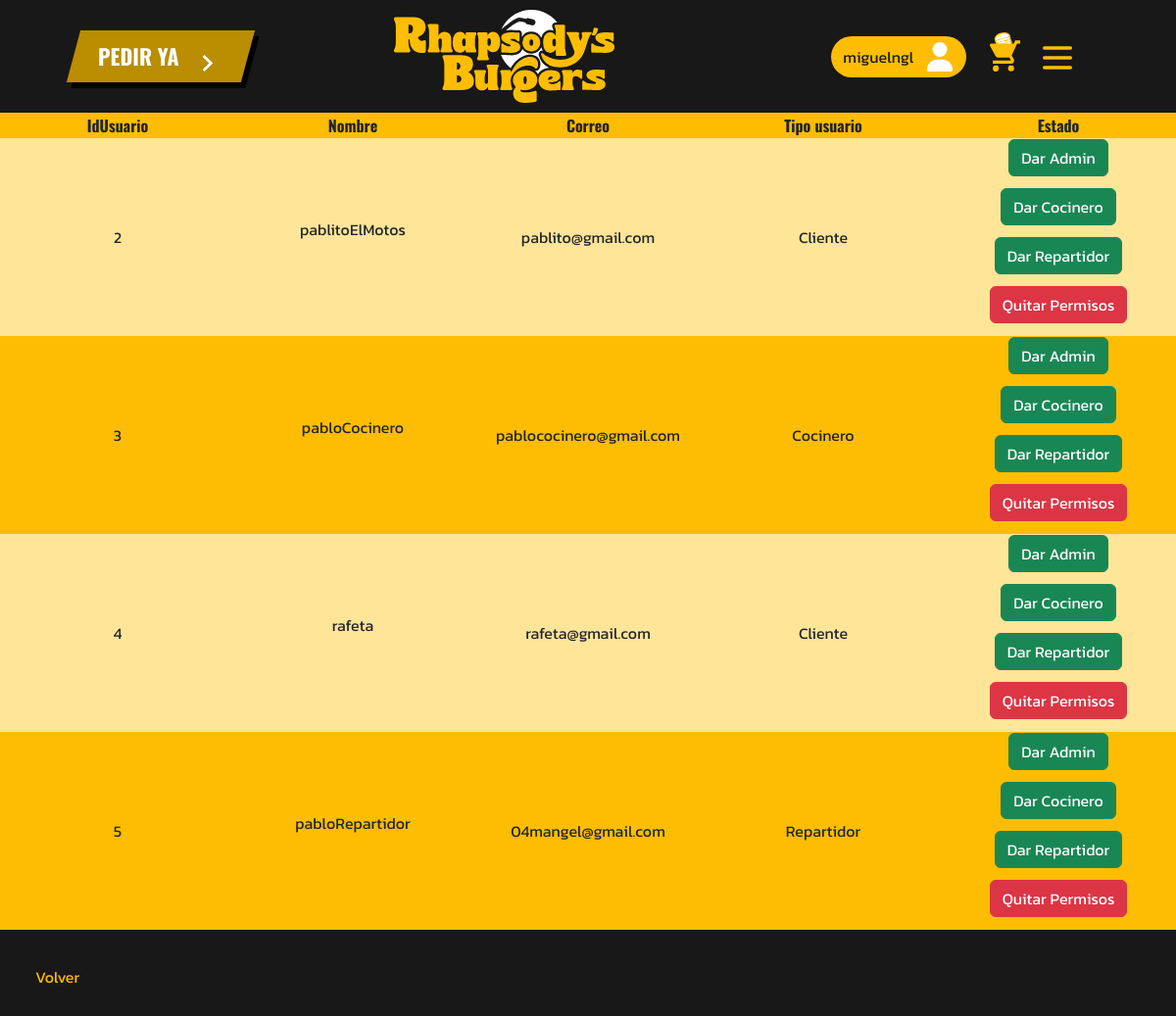
Screenshot of /darPermisos.php (signed in) with the database file from the repository.
### tables this page shows
CREATE TABLE `usuario` (
  `IdUsuario` int(11) NOT NULL,
  `Apodo` varchar(255) DEFAULT NULL,
  `Nombre` varchar(255) DEFAULT NULL,
  `Apellidos` varchar(255) DEFAULT NULL,
  `Direccion` varchar(255) DEFAULT NULL,
  `Correo` varchar(255) DEFAULT NULL,
  `Contrasena` varchar(255) DEFAULT NULL,
  `Tipo_usuario` tinyint(1) DEFAULT NULL
);

### darPermisos.php (the view, shortened to what this page needs)
<!DOCTYPE html>
<html lang="en">
<head>
    <link rel="stylesheet" href="css/normalize.css">
    <link href="https://cdn.jsdelivr.net/npm/bootstrap@5.3.2/dist/css/bootstrap.min.css" rel="stylesheet">
    <link rel="stylesheet" href="css/gestiones.css">
    <link rel="stylesheet" href="css/header.css">
    <link rel="stylesheet" href="css/footer.css">
</head>
<body>
<?php
include './php/conexion.php';
include './php/header.php';
if(isset($_SESSION["Usu"])){
    $idUsu = $_SESSION["Usu"];
    $consulta1 = "SELECT * FROM `Usuario` WHERE `Apodo` =  ?";
    $stmt = $conexion->prepare($consulta1);
    $stmt->bind_param("s", $idUsu);
    $stmt->execute();
    $result = $stmt->get_result();
    if($result->num_rows > 0){
        $array = $result->fetch_assoc();
        if($array["Tipo_usuario"] == 1){
            $consulta2 = "SELECT * FROM `Usuario`";
            $stmt2 = $conexion->prepare($consulta2);
            $stmt2->execute();
            $result2 = $stmt2->get_result();
            if($result2->num_rows > 0){
                echo "<table>";
                echo "<tr><th>IdUsuario</th><th>Nombre</th><th>Correo</th><th>Tipo usuario</th><th>Estado</th></tr>";
                while ($array2 = $result2->fetch_assoc()) {
                    echo "<tr><td>".$array2['IdUsuario']."</td><td><p>".$array2['Apodo']."</p></td><td>".$array2['Correo']."</td><td>";
                    if($array2['Tipo_usuario'] == 0){
                        echo "Cliente</td>";
                    } elseif($array2['Tipo_usuario'] == 1){
                        echo "Administrador</td>";
                    } elseif($array2['Tipo_usuario'] == 2) {
                        echo "Cocinero</td>";
                    }else{
                        echo "Repartidor</td>";
                    }
                    echo "<td class='estado'>
                    <form action='php/darUsuario.php' method='post' enctype='multipart/form-data'>
                        <input type='number' id='id' name='id' class='d-none' value='".$array2['IdUsuario']."'>
                        <input type='hidden' name='tipo_usuario' value='1'>
                        <input type='submit' id='enviar_admin' class='btn btn-success' value='Dar Admin'>
                    </form>
                    <form action='php/darUsuario.php' method='post' enctype='multipart/form-data'>
                        <input type='number' id='id' name='id' class='d-none' value='".$array2['IdUsuario']."'>
                        <input type='hidden' name='tipo_usuario' value='2'>
                        <input type='submit' id='enviar_cocinero' class='btn btn-success' value='Dar Cocinero'>
                    </form>
                    <form action='php/darUsuario.php' method='post' enctype='multipart/form-data'>
                        <input type='number' id='id' name='id' class='d-none' value='".$array2['IdUsuario']."'>
                        <input type='hidden' name='tipo_usuario' value='3'>
                        <input type='submit' id='enviar_cocinero' class='btn btn-success' value='Dar Repartidor'>
                    </form>
                    <form action='php/darUsuario.php' method='post' enctype='multipart/form-data'>
                        <input type='number' id='id' name='id' class='d-none' value='".$array2['IdUsuario']."'>
                        <input type='hidden' name='tipo_usuario' value='0'>
                        <input type='submit' id='enviar_cocinero' class='btn btn-danger' value='Quitar Permisos'>
                    </form>
                    </td></tr>";
                }
                echo "</table>";
                echo "<nav class='submenu'><a href=miperfil.php>Volver</a></nav>";
            }
        }else{
            echo("<h4>ERROR 404 NOT FOUND</h4>");
        }
    }else{
        echo("<h4>ERROR 404 NOT FOUND</h4>");
    }
    }else{
        echo("<h4>ERROR 404 NOT FOUND</h4>");
    }
?>
</body>
</html>

### css/gestiones.css (style rules this page uses)
:root { --principal: #181818; --secundario:#FEBD01; --tercer: #fff8ec; --cuarto:#bb8d01; --quinto: #BF9D73; --letra2: #000000; --letra3: #d8dddb; --kanit: 'Kanit', sans-serif; --karla: 'Karla', sans-serif; --oswald: 'Oswald', sans-serif; }
table { text-align: center; width: 100vw; }
tr th { font-family: var(--oswald); }
tr th:first-child { text-align: center; }
tr td:first-child { text-align: center; }
tr:nth-child(odd) { background-color: var(--secundario); }
tr:nth-child(even) { background-color: #ffe598; }
tr { width: 100vw; overflow: hidden; }
td { width: 20vw; font-family: var(--kanit); }
table { margin-right: 10px; }
.estado form { margin-bottom: 12px; }
body { background-color: var(--principal); }
.submenu { padding: 12px; }
.submenu a { color: var(--secundario); font-family: var(--kanit); text-decoration: none; margin-right: 12px; }

### css/header.css (style rules this page uses)
:root { --principal: #181818; --secundario:#FEBD01; --tercer: #fff8ec; --cuarto:#bb8d01; --quinto: #BF9D73; --letra2: #000000; --letra3: #d8dddb; --kanit: 'Kanit', sans-serif; --karla: 'Karla', sans-serif; --oswald: 'Oswald', sans-serif; }
body { overflow-x: hidden; }
nav { margin: 24px; }

### css/footer.css (style rules this page uses)
:root { --principal: #181818; --secundario:#FEBD01; --tercer: #fff8ec; --cuarto:#bb8d01; --quinto: #BF9D73; --letra2: #000000; --letra3: #d8dddb; --kanit: 'Kanit', sans-serif; --karla: 'Karla', sans-serif; --oswald: 'Oswald', sans-serif; }

### rows the page displays
usuario: IdUsuario "2", Apodo "pablitoElMotos", Correo "pablito@gmail.com", Tipo_usuario "Cliente"
usuario: IdUsuario "3", Apodo "pabloCocinero", Correo "pablococinero@gmail.com", Tipo_usuario "Cocinero"
usuario: IdUsuario "4", Apodo "rafeta", Correo "rafeta@gmail.com", Tipo_usuario "Cliente"
usuario: IdUsuario "5", Apodo "pabloRepartidor", Correo "04mangel@gmail.com", Tipo_usuario "Repartidor"

### other values shown
$_SESSION['Usu'] "miguelngl"
